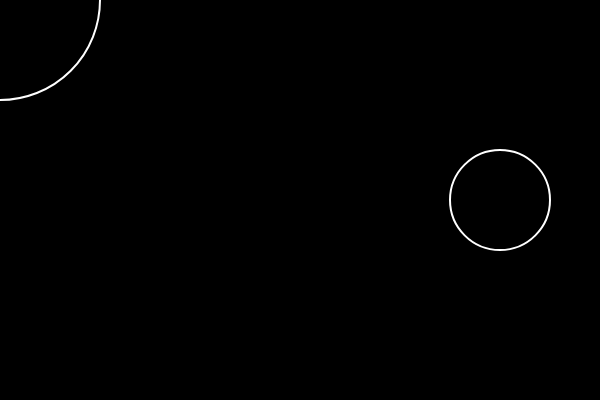
Frame 1 (no input)
Frame 60 (no input): identical to frame 1, image omitted
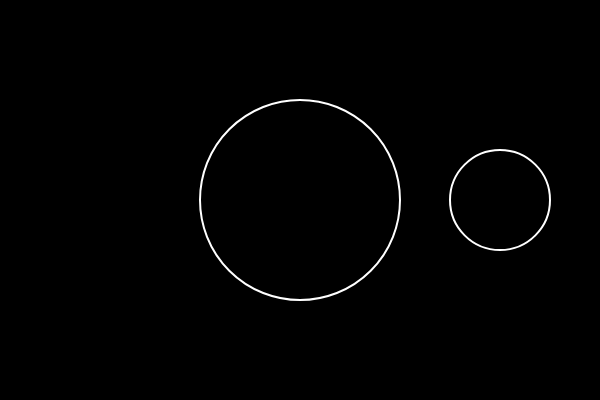
Frame 120 (the mouse pressed at the canvas centre since frame 60)

The p5.js sketch that drew these frames (run headless with seeded random() and noise() and a simulated clock; from frame 60 on, the mouse is pressed at the canvas centre):

// p5.js sketch
// ── sketch.js
var p1;
var p2;

function setup() {
  createCanvas(600,400);
  p1 = new Particle(500,200,50);
  p2 = new Particle(100,100,100);
}

function draw() {
  background(0);
  if (p2.overlaps(p1)) {
    background(255,0,0); 
  }

  p2.x = mouseX;
  p2.y = mouseY;
  
  p1.display();
  p2.display();
}
// ── particle.js


function Particle(tempX, tempY, tempR) {
  this.x = tempX;
  this.y = tempY;
  this.r = tempR;

  this.display = function() {
    noFill();
    strokeWeight(2);
    stroke(255);
    ellipse(this.x, this.y, this.r*2, this.r*2);
  }
  
  this.overlaps = function(other) {
    var d = dist(this.x, this.y, other.x, other.y);
    if (d < this.r + other.r) {
      return true;
    } else {
      return false;
    }
  }

}
